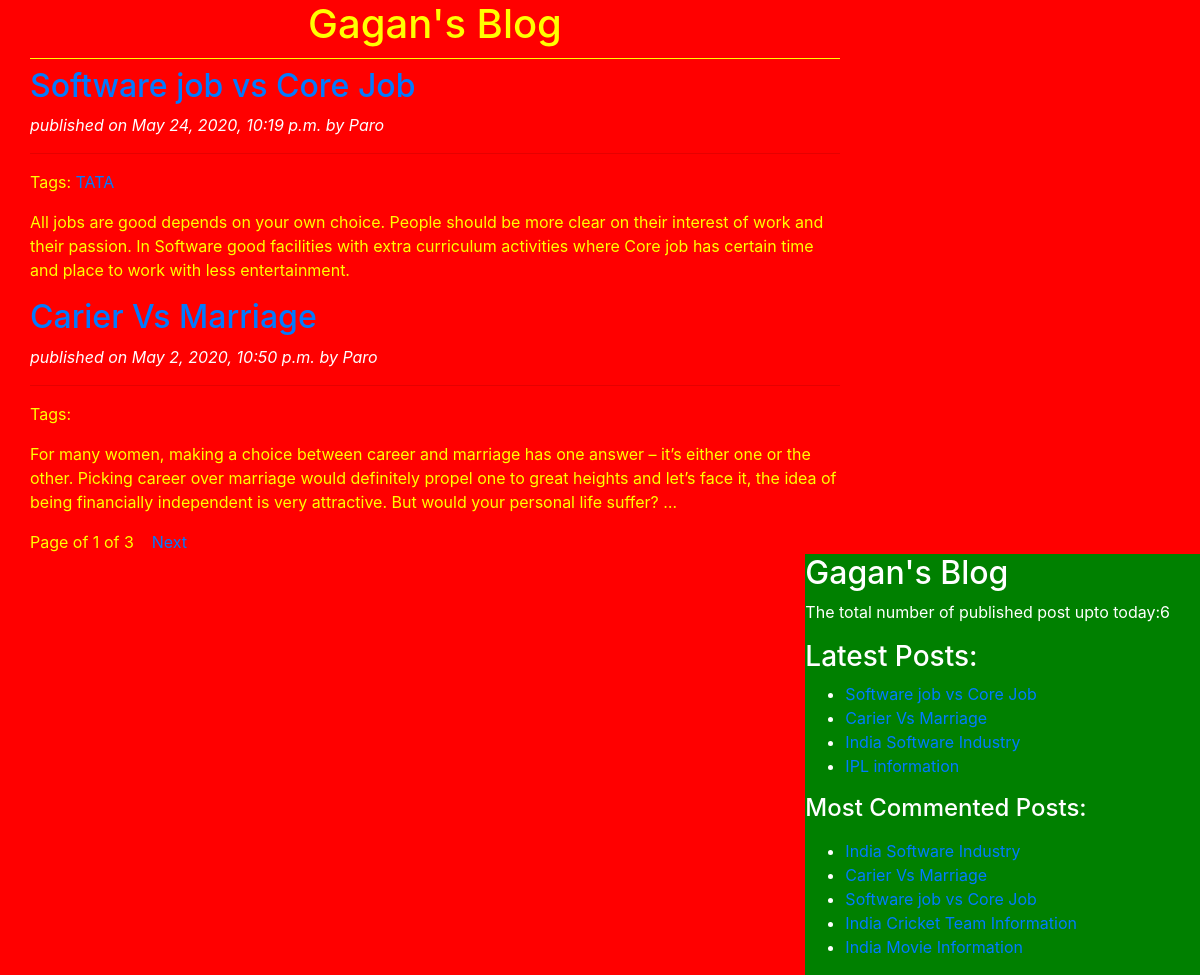
Page /post_list on the committed database.
### blogApp/models.py (models this page shows, shortened)
class Post(models.Model):
    STATUS_CHOICES=(('draft','Draft'),('published','Published'))
    title=models.CharField(max_length=256)
    slug=models.SlugField(max_length=256,unique_for_date='publish')
    author=models.ForeignKey(User,related_name='blog_posts',on_delete=models.CASCADE)
    body=models.TextField()
    publish=models.DateTimeField(default=timezone.now)
    created=models.DateTimeField(auto_now_add=True)
    updated=models.DateTimeField(auto_now=True)
    status=models.CharField(max_length=10,choices=STATUS_CHOICES,default='draft')
    objects=CustomManager()
    tags=TaggableManager()
    class Meta:
        ordering=('-publish',)
    def get_absolute_url(self):
        return reverse('post_detail',args=[self.publish.year,self.publish.strftime('%m'),self.publish.strftime('%d'),self.slug])

### blogApp/views.py (the view)
# urls.py: path('post_list', views.post_list_view),
def post_list_view(request,tag_slug=None):
    post_list=Post.objects.all()
    tag=None
    if tag_slug:
        tag=get_object_or_404(Tag,slug=tag_slug)
        post_list=post_list.filter(tags__in=[tag])
    paginator=Paginator(post_list,2)
    page_number=request.GET.get('page')
    try:
        post_list=paginator.page(page_number)
    except PageNotAnInteger:
        post_list=paginator.page(1)
    except EmptyPage:
        post_list=paginator.page(paginator.num_pages)
    return render(request,'blogApp/post_list.html',{'post_list':post_list,'tag':tag})

### blogApp/models.py (called while the page is built)
    def get_queryset(self):
        return super().get_queryset().filter(status='published')

### blogApp/templatetags/blog_tags.py (called while the page is built)
@register.simple_tag
def total_posts():
    return Post.objects.count()

@register.inclusion_tag('blogApp/latest_posts123.html')
def show_latest_posts(count=3):
    latest_posts=Post.objects.order_by('-publish')[:count]
    return {'latest_posts':latest_posts}

@register.inclusion_tag('blogApp/latest_posts123.html')
def get_most_commented_posts(count=5):
    most_updated_post=Post.objects.annotate(total_comments=Count('comment')).order_by('-total_comments')[:count]
    return {'most_updated_post':most_updated_post}

### templates/blogApp/post_list.html (shortened to what this page needs)
<!DOCTYPE html>
{% extends 'blogApp/base.html' %}
  {% block content_block %}
    <h1>Gagan's Blog</h1>
    {% for post in post_list %}
      <a href="{{post.get_absolute_url}}"><h2>{{post.title}}</h2></a>
      <p><i id='date'>published on {{post.publish}} by {{post.author|title}}</i></p><hr>
      <p>Tags:
        {% for tag in post.tags.all %}
          <a href="">{{tag.name}}</a>
        {% endfor %}
      </p>
      <p>{{post.body|truncatewords:50|linebreaks}}</p>
    {% endfor %}
    {% include 'blogApp/pagination.html' with page=post_list %}
  {% endblock %}

### templates/blogApp/base.html (shortened to what this page needs)
<!DOCTYPE html>
{% load blog_tags %}
{% load static %}
<html lang="en" dir="ltr">
  <head>
    <link rel="stylesheet" href="https://stackpath.bootstrapcdn.com/bootstrap/4.4.1/css/bootstrap.min.css">
    <link rel="stylesheet" href="{% static 'css/blog.css' %}">
  </head>
  <body>
    <div class="content">
      {% block content_block %}
      {% endblock%}
    </div>
    <div class="sidebar">
      <h2>Gagan's Blog</h2>
      <p>The total number of published post upto today:{% total_posts %}</p>
      <h3>Latest Posts:</h3>{% show_latest_posts 4 %}
      <h4>Most Commented Posts:</h4>{% get_most_commented_posts %}
    </div>
  </body>
</html>

### templates/blogApp/pagination.html (shortened to what this page needs)
<div class="paginator">
  <span>Page of {{page.number}} of {{page.paginator.num_pages}}</span>&nbsp&nbsp&nbsp
  {% if page.has_next %}
    <a href="?page={{page.next_page_number}}">Next</a>
  {% endif %}
</div>

### templates/blogApp/latest_posts123.html
<ul>
  {% for post in latest_posts %}
  <li><a href="{{post.get_absolute_url}}">{{post.title}}</a></li>
  {% endfor %}
</ul>
<ul>
  {% for post in most_updated_post %}
  <li><a href="{{post.get_absolute_url}}">{{post.title}}</a></li>
  {% endfor %}
</ul>

### static/css/blog.css (style rules this page uses)
.content { width:70%; float:left; padding: 0 0 0 30px; background: red; color: yellow; }
.sidebar { float:right; color: white; padding: 0 30px 0 0; background: green; }
h1 { text-align: center; border-bottom: 1px solid yellow; padding-bottom: 10px; }
body { background: red; }
#date { color: white; }

### rows in the picture
Post: title "Software job vs Core Job", publish "May 24, 2020, 10:19 p.m.", author "Paro", body "All jobs are good depends on your own choice. People should be more clear on their interest of work and their passion. In Software good facilities with extra curriculum activities where Core job has certain time and place to work with less entertainment."
Tag: name "TATA"
Post: title "Carier Vs Marriage", publish "May 2, 2020, 10:50 p.m.", author "Paro", body "For many women, making a choice between career and marriage has one answer – it’s either one or the other. Picking career over marriage would definitely propel one to great heights and let’s face it, the idea of being financially independent is very attractive. But would your personal life suffer? …"
Post: title "India Software Industry"
Post: title "IPL information"
Post: title "India Cricket Team Information"
Post: title "India Movie Information"

### other values in the picture
{{ page.number }} "1"
{{ page.paginator.num_pages }} "3"
